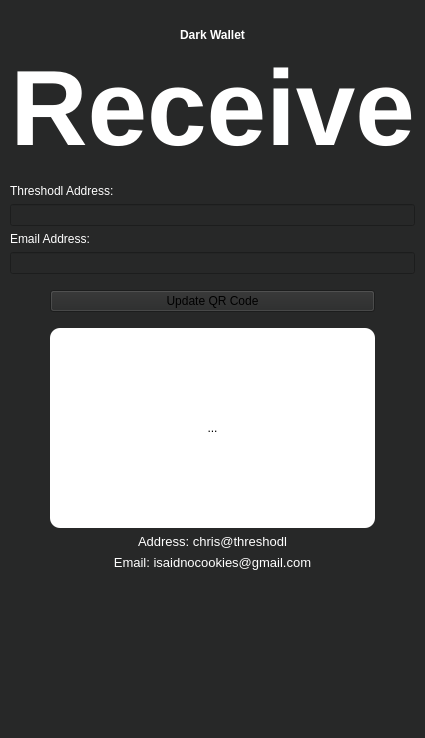
<?xml version="1.0" encoding="UTF-8"?>
<ui version="4.0">
 <class>DarkReceiveView</class>
 <widget class="QWidget" name="DarkReceiveView">
  <property name="geometry">
   <rect>
    <x>0</x>
    <y>0</y>
    <width>351</width>
    <height>738</height>
   </rect>
  </property>
  <property name="windowTitle">
   <string>Form</string>
  </property>
  <property name="styleSheet">
   <string notr="true">background-color: #272828;</string>
  </property>
  <layout class="QVBoxLayout" name="verticalLayout_2">
   <property name="leftMargin">
    <number>10</number>
   </property>
   <property name="topMargin">
    <number>0</number>
   </property>
   <property name="rightMargin">
    <number>10</number>
   </property>
   <property name="bottomMargin">
    <number>0</number>
   </property>
   <item>
    <layout class="QHBoxLayout" name="horizontalLayout">
     <property name="topMargin">
      <number>0</number>
     </property>
     <item>
      <widget class="QPushButton" name="closeWindowButton">
       <property name="sizePolicy">
        <sizepolicy hsizetype="Minimum" vsizetype="Fixed">
         <horstretch>0</horstretch>
         <verstretch>0</verstretch>
        </sizepolicy>
       </property>
       <property name="text">
        <string/>
       </property>
       <property name="icon">
        <iconset resource="resources.qrc">
         <normaloff>:/white_back</normaloff>:/white_back</iconset>
       </property>
       <property name="flat">
        <bool>true</bool>
       </property>
      </widget>
     </item>
     <item>
      <spacer name="horizontalSpacer">
       <property name="orientation">
        <enum>Qt::Horizontal</enum>
       </property>
       <property name="sizeHint" stdset="0">
        <size>
         <width>40</width>
         <height>20</height>
        </size>
       </property>
      </spacer>
     </item>
    </layout>
   </item>
   <item>
    <layout class="QVBoxLayout" name="verticalLayout">
     <item>
      <widget class="QLabel" name="label">
       <property name="font">
        <font>
         <weight>75</weight>
         <bold>true</bold>
        </font>
       </property>
       <property name="styleSheet">
        <string notr="true">color:white;</string>
       </property>
       <property name="text">
        <string>Dark Wallet</string>
       </property>
       <property name="alignment">
        <set>Qt::AlignCenter</set>
       </property>
      </widget>
     </item>
     <item>
      <widget class="QLabel" name="label_3">
       <property name="font">
        <font>
         <pointsize>80</pointsize>
         <weight>75</weight>
         <bold>true</bold>
        </font>
       </property>
       <property name="styleSheet">
        <string notr="true">color:white;</string>
       </property>
       <property name="text">
        <string>Receive</string>
       </property>
       <property name="alignment">
        <set>Qt::AlignCenter</set>
       </property>
      </widget>
     </item>
     <item>
      <spacer name="verticalSpacer_4">
       <property name="orientation">
        <enum>Qt::Vertical</enum>
       </property>
       <property name="sizeType">
        <enum>QSizePolicy::Fixed</enum>
       </property>
       <property name="sizeHint" stdset="0">
        <size>
         <width>20</width>
         <height>10</height>
        </size>
       </property>
      </spacer>
     </item>
     <item>
      <widget class="QLabel" name="label_2">
       <property name="styleSheet">
        <string notr="true">color:white;</string>
       </property>
       <property name="text">
        <string>Threshodl Address:</string>
       </property>
      </widget>
     </item>
     <item>
      <widget class="QLineEdit" name="addressLineEdit"/>
     </item>
     <item>
      <widget class="QLabel" name="label_4">
       <property name="styleSheet">
        <string notr="true">color:white;</string>
       </property>
       <property name="text">
        <string>Email Address:</string>
       </property>
      </widget>
     </item>
     <item>
      <widget class="QLineEdit" name="emailLineEdit"/>
     </item>
     <item>
      <spacer name="verticalSpacer">
       <property name="orientation">
        <enum>Qt::Vertical</enum>
       </property>
       <property name="sizeType">
        <enum>QSizePolicy::Minimum</enum>
       </property>
       <property name="sizeHint" stdset="0">
        <size>
         <width>20</width>
         <height>10</height>
        </size>
       </property>
      </spacer>
     </item>
     <item>
      <layout class="QHBoxLayout" name="horizontalLayout_2">
       <property name="topMargin">
        <number>0</number>
       </property>
       <item>
        <spacer name="horizontalSpacer_4">
         <property name="orientation">
          <enum>Qt::Horizontal</enum>
         </property>
         <property name="sizeType">
          <enum>QSizePolicy::Fixed</enum>
         </property>
         <property name="sizeHint" stdset="0">
          <size>
           <width>40</width>
           <height>20</height>
          </size>
         </property>
        </spacer>
       </item>
       <item>
        <widget class="QPushButton" name="updateQRCodePushButton">
         <property name="text">
          <string>Update QR Code</string>
         </property>
        </widget>
       </item>
       <item>
        <spacer name="horizontalSpacer_5">
         <property name="orientation">
          <enum>Qt::Horizontal</enum>
         </property>
         <property name="sizeType">
          <enum>QSizePolicy::Fixed</enum>
         </property>
         <property name="sizeHint" stdset="0">
          <size>
           <width>40</width>
           <height>20</height>
          </size>
         </property>
        </spacer>
       </item>
      </layout>
     </item>
     <item>
      <layout class="QHBoxLayout" name="horizontalLayout_3">
       <property name="topMargin">
        <number>10</number>
       </property>
       <item>
        <spacer name="horizontalSpacer_2">
         <property name="orientation">
          <enum>Qt::Horizontal</enum>
         </property>
         <property name="sizeType">
          <enum>QSizePolicy::Fixed</enum>
         </property>
         <property name="sizeHint" stdset="0">
          <size>
           <width>40</width>
           <height>20</height>
          </size>
         </property>
        </spacer>
       </item>
       <item>
        <widget class="QLabel" name="qrCodeLabel">
         <property name="sizePolicy">
          <sizepolicy hsizetype="Ignored" vsizetype="Ignored">
           <horstretch>1</horstretch>
           <verstretch>1</verstretch>
          </sizepolicy>
         </property>
         <property name="minimumSize">
          <size>
           <width>200</width>
           <height>200</height>
          </size>
         </property>
         <property name="sizeIncrement">
          <size>
           <width>0</width>
           <height>0</height>
          </size>
         </property>
         <property name="styleSheet">
          <string notr="true">background-color:white; border-radius:10px</string>
         </property>
         <property name="text">
          <string>...</string>
         </property>
         <property name="scaledContents">
          <bool>true</bool>
         </property>
         <property name="alignment">
          <set>Qt::AlignCenter</set>
         </property>
         <property name="wordWrap">
          <bool>false</bool>
         </property>
         <property name="margin">
          <number>5</number>
         </property>
        </widget>
       </item>
       <item>
        <spacer name="horizontalSpacer_3">
         <property name="orientation">
          <enum>Qt::Horizontal</enum>
         </property>
         <property name="sizeType">
          <enum>QSizePolicy::Fixed</enum>
         </property>
         <property name="sizeHint" stdset="0">
          <size>
           <width>40</width>
           <height>20</height>
          </size>
         </property>
        </spacer>
       </item>
      </layout>
     </item>
     <item>
      <widget class="QLabel" name="qrAddressLabel">
       <property name="font">
        <font>
         <pointsize>10</pointsize>
        </font>
       </property>
       <property name="styleSheet">
        <string notr="true">color:white</string>
       </property>
       <property name="text">
        <string>Address: chris@threshodl</string>
       </property>
       <property name="alignment">
        <set>Qt::AlignCenter</set>
       </property>
      </widget>
     </item>
     <item>
      <widget class="QLabel" name="qrEmailAddressLabel">
       <property name="font">
        <font>
         <pointsize>10</pointsize>
        </font>
       </property>
       <property name="styleSheet">
        <string notr="true">color:white;</string>
       </property>
       <property name="text">
        <string>Email: isaidnocookies@gmail.com</string>
       </property>
       <property name="alignment">
        <set>Qt::AlignCenter</set>
       </property>
      </widget>
     </item>
     <item>
      <spacer name="verticalSpacer_3">
       <property name="orientation">
        <enum>Qt::Vertical</enum>
       </property>
       <property name="sizeHint" stdset="0">
        <size>
         <width>20</width>
         <height>40</height>
        </size>
       </property>
      </spacer>
     </item>
    </layout>
   </item>
  </layout>
 </widget>
 <resources>
  <include location="resources.qrc"/>
 </resources>
 <connections/>
</ui>
